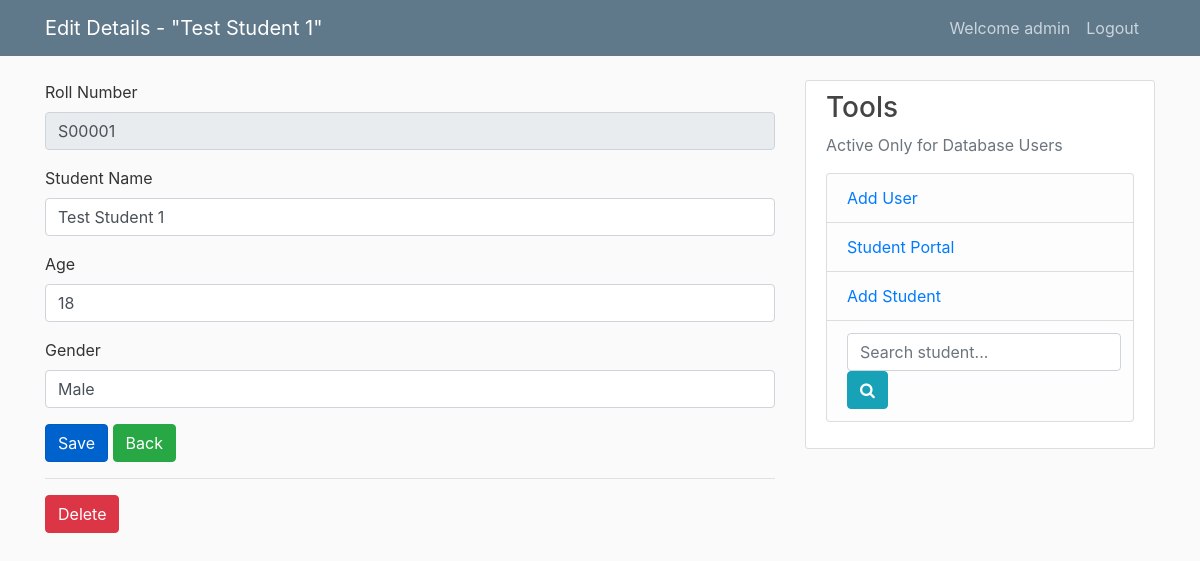
The page /student/1/update (signed in) on the database its author committed.
### tables this page shows
CREATE TABLE student (
  id INTEGER PRIMARY KEY AUTOINCREMENT,
  name TEXT NOT NULL,
  age TEXT NOT NULL,
  gender CHAR(6) NOT NULL,
  add_date TIMESTAMP NOT NULL DEFAULT CURRENT_TIMESTAMP
);

CREATE TABLE user (
  id INTEGER PRIMARY KEY AUTOINCREMENT,
  username TEXT UNIQUE NOT NULL,
  password TEXT NOT NULL
);

### student/student.py (the view, shortened to what this page needs)
@bp.route('/<int:id>/update', methods=('GET', 'POST'))
@login_required
def update(id):
    student = get_students(id)
    return render_template('student/update.html', student=student)

### student/auth.py (called while the page is built)
@bp.before_app_request
def load_logged_in_user():
    user_id = session.get('user_id')
    if user_id is None:
        g.user = None
    else:
        g.user = get_db().execute(
            'SELECT * FROM user WHERE id = ?', (user_id,)
        ).fetchone()

def login_required(view):
    @functools.wraps(view)
    def wrapped_view(**kwargs):
        if g.user is None:
            return redirect(url_for('auth.login'))
        return view(**kwargs)
    return wrapped_view

### student/student.py (called while the page is built)
def get_students(id):
    student = get_db().execute(
        'SELECT id, "S0000" || CAST( id AS TEXT)  AS roll_number, name, age, gender, add_date '
        ' FROM student WHERE id=?',
        (id,)
    ).fetchone()
    if student is None:
        abort(404, "Post id {0} doesn't exist.".format(id))
    return student

### student/student_db.py (called while the page is built)
def get_db():
    if 'db' not in g:
        g.db = sqlite3.connect(
            current_app.config['DATABASE'],
            detect_types=sqlite3.PARSE_DECLTYPES
        )
        g.db.row_factory = sqlite3.Row
    return g.db

### student/templates/student/update.html
{% extends 'base.html' %}
{% block header %}
  {% block title %}Edit Details - "{{ student['name'] }}"{% endblock %}
{% endblock %}
{% block content %}
    <form method='post'>
       <div class="form-group">
          <label for="roll"> Roll Number </label>
          <input type="text" class="form-control" name="roll" id="roll" value="{{ student['roll_number'] }}" disabled>
        </div>
        <div class="form-group">
          <label for="name"> Student Name </label>
          <input type="text" class="form-control" name="name" id="name" value="{{ request.form['name'] or student['name'] }}" placeholder="name">
        </div>
        <div class="form-group">
          <label for="name"> Age </label>
          <input type="number" class="form-control" name="age" id="age" value="{{ request.form['age'] or student['age'] }}" min="1" max="99">
        </div>
        <div class="form-group">
          <label for="gender"> Gender </label>
          <input type="text" class='form-control' name="gender" id="gender" value="{{ request.form['gender'] or student['gender'] }}">
        </div>
        <button type="submit" class="btn btn-primary active">Save</button>
        <a href="{{ url_for('student.index') }}" class="btn btn-success"> Back </a>
    </form>
    <hr>
    <form action="{{ url_for('student.delete', id=student['id']) }}" method="post">
      <input class="btn btn-danger" type="submit" value="Delete" onclick="return confirm('Are you sure?');">
    </form>
{% endblock content %}

### student/templates/base.html (shortened to what this page needs)
<!doctype html>
<html lang="en">
  <head>
    <link rel="stylesheet" href="https://cdnjs.cloudflare.com/ajax/libs/font-awesome/4.7.0/css/font-awesome.min.css">
    <link rel="stylesheet" href="https://maxcdn.bootstrapcdn.com/bootstrap/4.0.0/css/bootstrap.min.css">
    <link rel="stylesheet" href="{{ url_for('static', filename='style.css') }}">
  </head>
  <body>
    <header class="site-header">
          <nav class="navbar navbar-expand-md navbar-dark bg-steel fixed-top">
            <div class="container">
              <a class="navbar-brand mr-4" href="{{ url_for('auth.login')}}">{% block header %}{% endblock %}</a>
              <div class="collapse navbar-collapse" id="navbarToggle">
                {% if g.user %}
                  <div class="navbar-nav mr-sm-2">
                    <a class="nav-item nav-link" href="#"><span> Welcome {{ g.user['username'] }}</span></a>
                    <a class="nav-item nav-link" href="{{ url_for('auth.logout') }}">Logout</a>
                  </div>
                {% endif %}
              </div>
            </div>
          </nav>
    </header>
    <main role="main" class="container">
          <div class="row">
            <div class="col-md-8">
              {% block content %}{% endblock %}
            </div>
            <div class="col-md-4">
              <div class="content-section">
                <h3> Tools </h3>
                <p class='text-muted'>Active Only for Database Users
                  {% if g.user %}
                    <ul class="list-group">
                      <li class="list-group-item list-group-item-light">
                        <a href="{{ url_for('auth.adduser') }}">Add User</a>
                      </li>
                      <li class="list-group-item list-group-item-light">
                        <a href="{{ url_for('student.index') }}"> Student Portal </a>
                      </li>
                      <li class="list-group-item list-group-item-light">
                        <a href="{{ url_for('student.create') }}"> Add Student </a>
                      </li>
                      <li class="list-group-item list-group-item-light">
                        <div class='search'>
                          <form method="get" action='/student/search' class="form-inline">
                            <input type="text" name="search" class="form-control" value="{{ request.form['search'] }}" placeholder="Search student...">
                            <button class="btn btn-info" type="submit"><i class="fa fa-search"></i></button>
                          </form>
                        </div>
                      </li>
                    </ul>
                  {% endif %}
                </p>
              </div>
            </div>
          </div>
    </main>
  </body>
</html>

### student/static/style.css (style rules this page uses)
body { background: #fafafa; color: #333333; margin-top: 5rem; }
h1, h2, h3, h4, h5, h6 { color: #444444; }
ul { margin: 0; }
.bg-steel { background-color: #5f788a; }
.site-header .navbar-nav .nav-link { color: #cbd5db; }
.content-section { background: #ffffff; padding: 10px 20px; border: 1px solid #dddddd; border-radius: 3px; margin-bottom: 20px; }

### rows shown on the page
student: name "Test Student 1", age "18", gender "Male"
user: user.username "admin"
